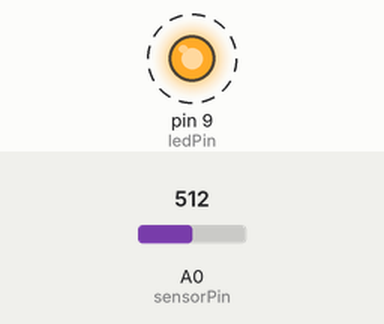
Simulated run of this sketch. Board: Arduino Uno, built with avr-gcc and run on an emulated ATmega328P. Parts: output pins drawn as LEDs (lit = HIGH). Dashed ring = blinking. The test bench sets the inputs (shaded band); at power-on: A0 (sensorPin) = 512. What the sketch prints to the serial monitor is not drawn.

Above: at 0.02 s.
Timing chart, 0 to 3.0 s (numbered marks = the images above):
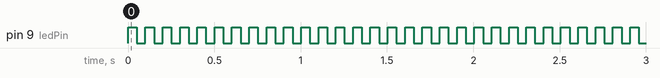

The sketch:

Arduino.ino
```cpp
int ledPin = 9;
int sensorPin = A0;
int value;

void setup() {
  Serial.begin(9600);
  pinMode(ledPin, OUTPUT);
}

void loop() {
  // LED parpadeando con 10 Hz (aprox)
  digitalWrite(ledPin, HIGH);
  delay(50);
  digitalWrite(ledPin, LOW);
  delay(50);

  // Lectura de señal analógica
  value = analogRead(sensorPin);
  Serial.println(value); // Enviar al monitor serial
}
```

Measured:
- by itself, pin 9 (ledPin): alternates HIGH for 0.05 s and LOW for 0.05 s
